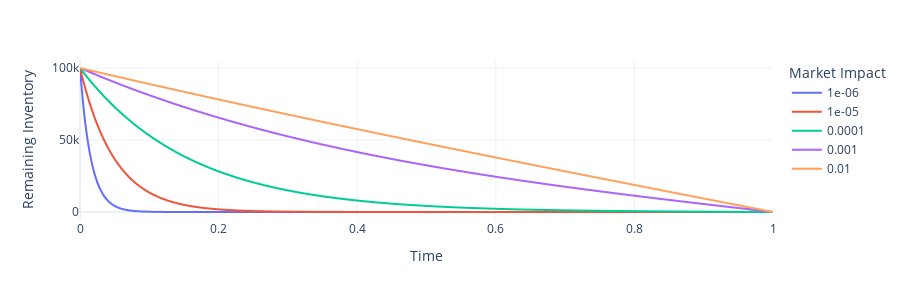

Here is the notebook cell this chart was saved with:
### Markdown cell above
#### Varying temporary market impact

### Code cell
df = pd.DataFrame()

t_values = np.linspace(0, T, 1000)
etas = [1e-6, 1e-5, 1e-4, 1e-3, 1e-2]
lamb = 0.1

for eta in etas:
    xt = [implementation_shortfall_opti_strat(t, x0, sigma, lamb, eta, T) for t in t_values]
    temp_df = pd.DataFrame({'t': t_values, 'x': xt, 'eta': str(eta)})
    df = pd.concat([df, temp_df], ignore_index=True)

fig = px.line(df, x='t', y='x', color='eta', template='plotly_white', 
              labels={"x": "Remaining Inventory", "t": "Time", "eta": "Market Impact"})

fig.update_traces(hoverinfo='skip')
fig.update_traces(hovertemplate=None)
fig.update_layout(width=900, height=300)
fig.show()

### Figure 1 — Plotly figure (JSON) as saved in the notebook; plotly's stock layout.template omitted (floating-point values rounded to 4 significant figures; data arrays with more than 128 entries replaced by an {"elided": "..."} marker saying what was removed)
{"data": [{"hoverinfo": "skip", "legendgroup": "1e-06", "line": {"color": "#636efa", "dash": "solid"}, "marker": {"symbol": "circle"}, "mode": "lines", "name": "1e-06", "showlegend": true, "type": "scattergl", "x": {"elided": "1000 float values"}, "xaxis": "x", "y": {"elided": "1000 float values"}, "yaxis": "y"}, {"hoverinfo": "skip", "legendgroup": "1e-05", "line": {"color": "#EF553B", "dash": "solid"}, "marker": {"symbol": "circle"}, "mode": "lines", "name": "1e-05", "showlegend": true, "type": "scattergl", "x": {"elided": "1000 float values"}, "xaxis": "x", "y": {"elided": "1000 float values"}, "yaxis": "y"}, {"hoverinfo": "skip", "legendgroup": "0.0001", "line": {"color": "#00cc96", "dash": "solid"}, "marker": {"symbol": "circle"}, "mode": "lines", "name": "0.0001", "showlegend": true, "type": "scattergl", "x": {"elided": "1000 float values"}, "xaxis": "x", "y": {"elided": "1000 float values"}, "yaxis": "y"}, {"hoverinfo": "skip", "legendgroup": "0.001", "line": {"color": "#ab63fa", "dash": "solid"}, "marker": {"symbol": "circle"}, "mode": "lines", "name": "0.001", "showlegend": true, "type": "scattergl", "x": {"elided": "1000 float values"}, "xaxis": "x", "y": {"elided": "1000 float values"}, "yaxis": "y"}, {"hoverinfo": "skip", "legendgroup": "0.01", "line": {"color": "#FFA15A", "dash": "solid"}, "marker": {"symbol": "circle"}, "mode": "lines", "name": "0.01", "showlegend": true, "type": "scattergl", "x": {"elided": "1000 float values"}, "xaxis": "x", "y": {"elided": "1000 float values"}, "yaxis": "y"}], "layout": {"height": 300, "legend": {"title": {"text": "Market Impact"}, "tracegroupgap": 0}, "margin": {"t": 60}, "width": 900, "xaxis": {"anchor": "y", "domain": [0, 1], "title": {"text": "Time"}}, "yaxis": {"anchor": "x", "domain": [0, 1], "title": {"text": "Remaining Inventory"}}}}
